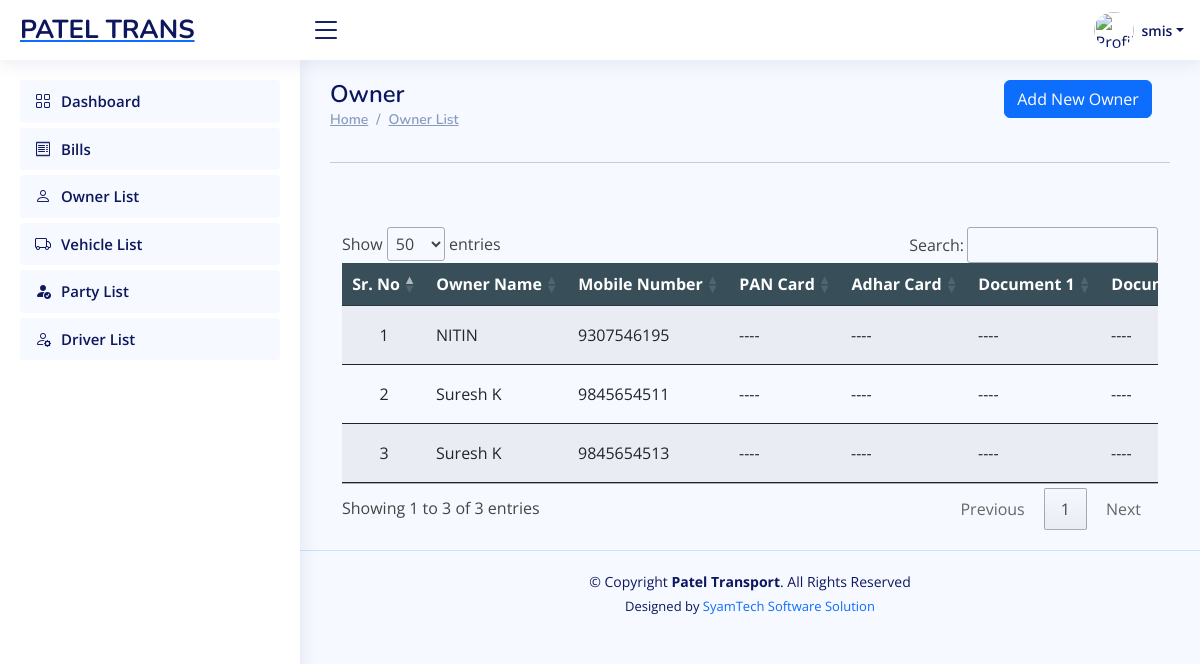
Page /software/owner_list/ (signed in) on the committed database.
### Developer/models.py (models this page shows, shortened)
class CustomUser(AbstractUser):
    business = models.ForeignKey(Business, on_delete=models.CASCADE, null=True, blank=True)
    is_business=models.BooleanField(default=True)

class VehicleOwner(models.Model):
    business = models.ForeignKey(Business, on_delete=models.CASCADE,null=True, blank=True)
    owner_name = models.CharField(max_length=255)
    owner_mobile_number = models.CharField(max_length=15)
    owner_alternate_mobile_number = models.CharField(max_length=15, null=True, blank=True)
    pan_card = models.FileField(upload_to='vehicle_owner_documents/pan_cards/', null=True, blank=True)
    adhar_card = models.FileField(upload_to='vehicle_owner_documents/adhar_cards/', null=True, blank=True)
    document1 = models.FileField(upload_to='vehicle_owner_documents/other_documents/', null=True, blank=True)
    document2 = models.FileField(upload_to='vehicle_owner_documents/other_documents/', null=True, blank=True)
    created_at = models.DateTimeField(auto_now_add=True)
    updated_at = models.DateTimeField(auto_now=True)

### Software/views.py (the view)
# urls.py: path('owner_list/', owner_list, name='software_owner_list'),
def owner_list(request):
    form=OwnerForm()
    rec=VehicleOwner.objects.select_related().order_by('-id')
    return render(request, 'software_owner_list.html',{'form':form,'rec':rec} )

### Software/forms.py (shortened to what this page needs)
class OwnerForm(forms.ModelForm):
    class Meta:
        model = VehicleOwner
        fields = [
            'owner_name',
            'owner_mobile_number',
            'owner_alternate_mobile_number',
            'pan_card',
            'adhar_card',
            'document1',
            'document2',
        ]

### Software/templates/software_owner_list.html (shortened to what this page needs)
{% extends "software_base.html" %}
{% load crispy_forms_tags %}
{% block content %}
<main id="main" class="main">
    <div class="row">
        <div class="col-sm-6">
            <div class="pagetitle">
                <h1>Owner</h1>
                <nav>
                    <ol class="breadcrumb">
                        <li class="breadcrumb-item"><a href="#">Home</a></li>
                        <li class="breadcrumb-item"><a href="#">Owner List </a></li>
                    </ol>
                </nav>
            </div>
        </div>
        <div class="col-sm-6">
            <div class="container" style="max-width:97%;">
                <div class="text-lg-end text-start">
                    <a href="#" class="btn btn-primary" data-toggle="modal"
                        data-target="#model_create"> Add New Owner</a>
                </div>
            </div>
        </div>
    </div>
    <section class="section dashboard">
<hr>
        <div class="container">
            <div class="row justify-content-center align-items-center">
                <div class="col-sm-12"> <br><br>
                    <div class="row">
                        <div class="container" style=" overflow:scroll;">
                            <table id="driver_table" class="table table-striped "
                                style="overflow:scroll; width:100%;min-width: max-content;">
                                <thead>
                                    <tr style="background-color: rgb(56, 79, 90);">
                                        <th scope="col" class="text-center text-white">Sr. No</th>
                                        <th scope="col" class="text-center text-white">Owner Name</th>
                                        <th scope="col" class="text-center text-white">Mobile Number</th>
                                        <th scope="col" class="text-center text-white">PAN Card</th>
                                        <th scope="col" class="text-center text-white">Adhar Card</th>
                                        <th scope="col" class="text-center text-white">Document 1</th>
                                        <th scope="col" class="text-center text-white">Document 2</th>
                                    </tr>
                                </thead>
                                <tbody>
                                    {% if rec %}
                                    {% for r in rec %}
                                    <tr>
                                        <td class="text-center">{{ forloop.counter }}</td>
                                        <td class="text-left">{{ r.owner_name|default_if_none:"----" }} </td>
                                        <td class="text-left">{{ r.owner_mobile_number|default_if_none:"----"}} </td>
                                        <td class="text-left">{% if r.pan_card %}  <a href="/media/{{r.pan_card }}" download>download</a> {% else %} ---- {% endif %}</td>
                                        <td class="text-left">{% if r.adhar_card %}  <a href="/media/{{r.adhar_card }}" download>download</a> {% else %} ---- {% endif %}</td>
                                        <td class="text-left">{% if r.document1 %}  <a href="/media/{{r.document1 }}" download>download</a> {% else %} ---- {% endif %}</td>
                                        <td class="text-left">{% if r.document2 %}  <a href="/media/{{r.document2 }}" download>download</a> {% else %} ---- {% endif %}</td>
                                    </tr>
                                    {% endfor %}
                                    {% endif %}
                                </tbody>
                            </table>
                        </div>
                    </div>
                </div>
            </div>
        </div>
</main>
{% endblock content %}

### Software/templates/software_base.html (shortened to what this page needs)
{% load static %}
<html lang="en">
<head>
    <link href="https://unpkg.com/aos@2.3.1/dist/aos.css" rel="stylesheet">
    <link rel="stylesheet" type="text/css" href="https://cdn.datatables.net/1.11.5/css/jquery.dataTables.min.css">
    <link rel="stylesheet" href="https://cdn.jsdelivr.net/npm/bootstrap-icons@1.10.3/font/bootstrap-icons.css">
</head>
<body>
<header id="header" class="header fixed-top d-flex align-items-center">
    <div class="d-flex align-items-center justify-content-between">
        <a href=" " class="logo d-flex align-items-center">
             <span class="d-none d-lg-block">PATEL TRANS</span>
        </a>
        <i class="bi bi-list toggle-sidebar-btn"></i>
    </div>
    <nav class="header-nav ms-auto">
        <ul class="d-flex align-items-center">
            <li class="nav-item dropdown pe-3 text-center  ">
                <a class="nav-link nav-profile d-flex align-items-center pe-0" href="#" data-bs-toggle="dropdown">
                    {% if request.user.profile_photo %}
                    <img src="/media/{{request.user.profile_photo}}" alt="Profile" class="rounded-circle" style="width: 40px; height: 40px;">
                    {% else %}
                    <img src="/media/default-profile.webp" alt="Profile" class="rounded-circle"  style="width: 40px; height: 40px;">
                    {% endif %}
                    <span class="d-none d-md-block dropdown-toggle ps-2">{{request.user}}</span>
                </a>
            </li>
        </ul>
    </nav>
</header>
<aside id="sidebar" class="sidebar">
    <ul class="sidebar-nav" id="sidebar-nav">
        <li class="nav-item">
            <a class="nav-link" href="{% url "software_dashboard" %}">
                <i class="bi bi-grid"></i>
                <span>Dashboard</span>
            </a>
        </li>
        <li class="nav-item">
            <a class="nav-link" href="{% url "software_bill_list" %}">
                <i class="bi bi-receipt"></i>
                <span>Bills</span>
            </a>
        </li>
        <li class="nav-item">
            <a class="nav-link" href="{% url "software_owner_list" %}">
                <i class="bi bi-person"></i>
                <span>Owner List</span>
            </a>
        </li>
        <li class="nav-item">
            <a class="nav-link" href="{% url "software_vehicle_list" %}">
                <i class="bi bi-truck"></i>
                <span>Vehicle List</span>
            </a>
        </li>
        <li class="nav-item">
            <a class="nav-link" href="{% url "software_party_list" %}">
                <i class="bi bi-person-fill-check"></i>
                <span>Party List</span>
            </a>
        </li>
        <li class="nav-item">
            <a class="nav-link" href="{% url "software_driver_list" %}">
                <i class="bi bi-person-gear"></i>
                <span>Driver List</span>
            </a>
        </li>
    </ul>
</aside>
{% block content %}{% endblock content %}
<footer id="footer" class="footer text-center">
    <div class="copyright">
        &copy; Copyright <strong><span>Patel Transport</span></strong>. All Rights Reserved
    </div>
    <div class="credits">
        Designed by <a href="#" style="text-decoration:none;">SyamTech Software Solution</a>
    </div>
</footer>
</body>
<link rel="stylesheet" href="https://cdnjs.cloudflare.com/ajax/libs/selectize.js/0.15.2/css/selectize.min.css"/>
</html>

### rows in the picture
CustomUser: user "smis"
VehicleOwner: owner_name "NITIN", owner_mobile_number "9307546195"
VehicleOwner: owner_name "Suresh K", owner_mobile_number "9845654511"
VehicleOwner: owner_name "Suresh K", owner_mobile_number "9845654513"
